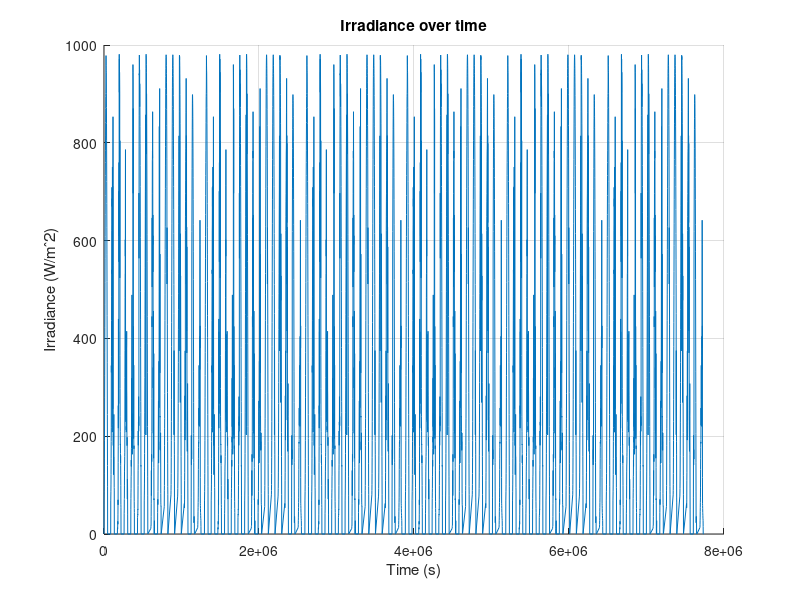

Here is the MATLAB script that generated this plot: (Note: this script raises an error after producing the figure.)
clear all, close all
%% Irradiance over time
load('gmonths.mat');
figure
hold on, grid on
title('Irradiance over time')
ylabel('Irradiance (W/mˆ2)')
xlabel('Time (s)')
plot(Gmonth(:,1),Gmonth(:,2))
hold off

%% V,I values from digitizer
Vi1000=readtable('PVcell/Digit1000.txt');
Vi1000=table2array(Vi1000);
Vi750=readtable('PVcell/Digit750.txt');
Vi750=table2array(Vi750);
Vi500=readtable('PVcell/Digit500.txt');
Vi500=table2array(Vi500);
Vi250=readtable('PVcell/Digit250.txt');
Vi250=table2array(Vi250);

figure
hold on, grid on
title('I,V values digitized from datasheet')
ylabel('Current (A)')
xlabel('Voltage (V)')
plot(Vi1000(:,1),Vi1000(:,2),'red')
plot(Vi750(:,1),Vi750(:,2),'green')
plot(Vi500(:,1),Vi500(:,2),'black')
plot(Vi250(:,1),Vi250(:,2),'blue')
legend({'1000W/mˆ2','750W/mˆ2','500/mˆ2','250W/mˆ2'},'Location','northeast')
hold off

%% MPP (P,V) 
P1000=Vi1000(:,1) .* Vi1000(:,2); 
P750=Vi750(:,1)  .* Vi750(:,2);
P500=Vi500(:,1)  .* Vi500(:,2);
P250=Vi250(:,1)  .* Vi250(:,2);

figure
hold on, grid on
title('(P,V) MPP diagram')
ylabel('Power (W)')
xlabel('Voltage (V)')
plot(Vi1000(:,1),P1000,'red')
plot(Vi750(:,1),P750,'green')
plot(Vi500(:,1),P500,'black')
plot(Vi250(:,1),P250,'blue')
legend({'1000W/mˆ2','750W/mˆ2','500/mˆ2','250W/mˆ2'},'Location','northeast')
hold off

%% Vectors for PV model (G,Impp,Vmpp)
G = [250,500,750,1000];
%
[tmp,i] = max(P250);
V(1)=Vi250(i,1);
I(1)=Vi250(i,2);
%
[tmp,i] = max(P500);
V(2)=Vi500(i,1);
I(2)=Vi500(i,2);
%
[tmp,i] = max(P750);
V(3)=Vi750(i,1);
I(3)=Vi750(i,2);
%
[tmp,i] = max(P1000);
V(4)=Vi1000(i,1);
I(4)=Vi1000(i,2);

%% PV DC/DC Efficiency values, from digitizer
Epv=readtable('PV_DCDCconv/DigitPVconv.txt');
Epv=table2array(Epv);
Vpv=Epv(:,1);
Epv=Epv(:,2) / 100;
figure
hold on, grid on
title('Efficiency PV DC/DC converter')
ylabel('Efficiency')
xlabel('Input Voltage (V)')
plot(Vpv,Epv)
hold off


%% Battery DC/DC Eficiency values, from digitizer
Ebatt=readtable('Battery_DCDCconv/DigitBatteryConv.txt');
Ebatt=table2array(Ebatt);
Ibatt=Ebatt(:,1);
Ebatt=Ebatt(:,2) / 100;

figure
hold on, grid on
title('Efficiency Battery DC/DC converter')
ylabel('Efficiency')
xlabel('Input Current (A)')
plot(Ibatt,Ebatt)
hold off

%% Battery model state of charge
SoC1=readtable('Battery/RED_digit.txt');
SoC1=table2array(SoC1);
SoC2=readtable('Battery/GREEN_digit.txt');
SoC2=table2array(SoC2);
%mAh-->Ah
SoC1(:,1) = SoC1(:,1) ./ 1000;
SoC2(:,1) = SoC2(:,1) ./ 1000;
figure
hold on, grid on
title('Voltage,Discharge Capacity values digitized from datasheet')
ylabel('Voltage (V)')
xlabel('Discharge Capacity (Ah)')
plot(SoC1(:,1),SoC1(:,2),'red')
plot(SoC2(:,1),SoC2(:,2),'green')
legend({'0.5C','1C'},'Location','northeast')
hold off
%Transform the Discharge capacity into a SoC, that is a percentage
i=size(SoC1);
i=i(1);
soc_min=SoC1(i,1);
SoC1(:,1) = 1 - (SoC1(:,1) ./ soc_min);
i=size(SoC2);
i=i(1);
soc_min=SoC2(i,1);
SoC2(:,1) = 1 - (SoC2(:,1) ./ soc_min);
figure
hold on, grid on
title('Voltage,State of charge')
ylabel('Voltage (V)')
xlabel('State of Charge')
plot(SoC1(:,1),SoC1(:,2),'red')
plot(SoC2(:,1),SoC2(:,2),'green')
legend({'0.5C','1C'},'Location','northeast')
hold off
% interpolation with 10 samples
NewX=0:0.1:1;
NewY1=interp1(SoC1(:,1),SoC1(:,2),NewX);
NewY2=interp1(SoC2(:,1),SoC2(:,2),NewX);
figure
hold on, grid on
title('Voltage,State of charge INTERPOLATED')
ylabel('Voltage (V)')
xlabel('State of Charge')
plot(NewX,NewY1,'red')
plot(NewX,NewY2,'green')
legend({'0.5C','1C'},'Location','northeast')
hold off
% R samples, 1C=3200mA, 0.5C=1600mA
Rsoc = (NewY1 - NewY2)/1.600;
Rsoc_poly=Rsoc_func(NewX, Rsoc);
% Voc
Voc = NewY1 + Rsoc*1.600;
Voc_poly=Voc_func(NewX, Voc);
%% load configurations
config







